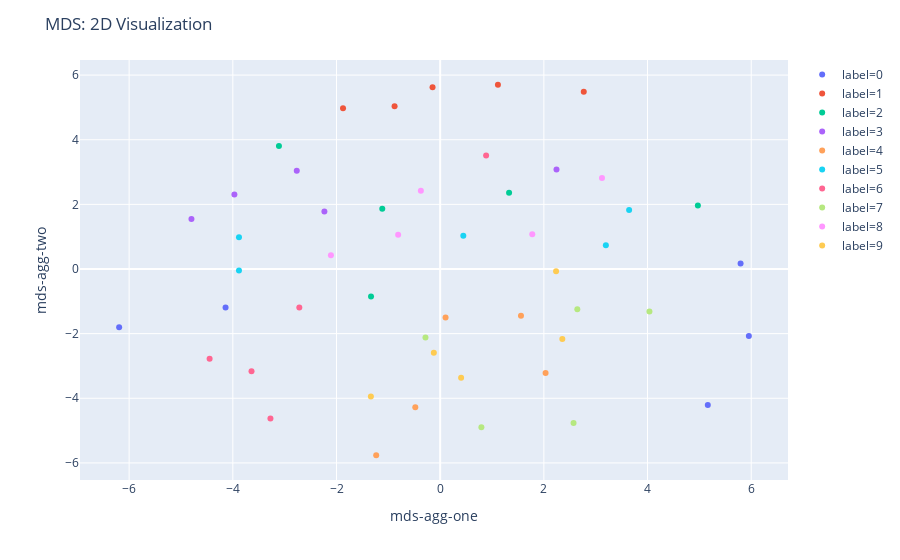

Source (notebook cell):
### Code cell
vis_2d(anchors_agg_df, 'mds-agg-one', 'mds-agg-two', 'label', 'MDS')

### Figure 1 — Plotly figure (JSON) as saved in the notebook; plotly's stock layout.template omitted (floating-point values rounded to 4 significant figures)
{"data": [{"hoverlabel": {"namelength": 0}, "hovertemplate": "label=0<br>mds-agg-one=%{x}<br>mds-agg-two=%{y}", "legendgroup": "label=0", "marker": {"color": "#636efa", "symbol": "circle"}, "mode": "markers", "name": "label=0", "showlegend": true, "type": "scatter", "x": [5.162, -6.193, 5.795, 5.954, -4.14], "xaxis": "x", "y": [-4.208, -1.801, 0.1666, -2.074, -1.191], "yaxis": "y"}, {"hoverlabel": {"namelength": 0}, "hovertemplate": "label=1<br>mds-agg-one=%{x}<br>mds-agg-two=%{y}", "legendgroup": "label=1", "marker": {"color": "#EF553B", "symbol": "circle"}, "mode": "markers", "name": "label=1", "showlegend": true, "type": "scatter", "x": [-1.874, 2.77, -0.8794, 1.114, -0.1474], "xaxis": "x", "y": [4.976, 5.486, 5.036, 5.701, 5.623], "yaxis": "y"}, {"hoverlabel": {"namelength": 0}, "hovertemplate": "label=2<br>mds-agg-one=%{x}<br>mds-agg-two=%{y}", "legendgroup": "label=2", "marker": {"color": "#00cc96", "symbol": "circle"}, "mode": "markers", "name": "label=2", "showlegend": true, "type": "scatter", "x": [-3.11, 1.329, -1.334, -1.117, 4.971], "xaxis": "x", "y": [3.807, 2.36, -0.8491, 1.863, 1.964], "yaxis": "y"}, {"hoverlabel": {"namelength": 0}, "hovertemplate": "label=3<br>mds-agg-one=%{x}<br>mds-agg-two=%{y}", "legendgroup": "label=3", "marker": {"color": "#ab63fa", "symbol": "circle"}, "mode": "markers", "name": "label=3", "showlegend": true, "type": "scatter", "x": [-2.233, -3.969, -2.766, -4.798, 2.244], "xaxis": "x", "y": [1.777, 2.309, 3.038, 1.549, 3.075], "yaxis": "y"}, {"hoverlabel": {"namelength": 0}, "hovertemplate": "label=4<br>mds-agg-one=%{x}<br>mds-agg-two=%{y}", "legendgroup": "label=4", "marker": {"color": "#FFA15A", "symbol": "circle"}, "mode": "markers", "name": "label=4", "showlegend": true, "type": "scatter", "x": [2.033, 0.1042, -0.48, 1.559, -1.234], "xaxis": "x", "y": [-3.22, -1.499, -4.279, -1.446, -5.763], "yaxis": "y"}, {"hoverlabel": {"namelength": 0}, "hovertemplate": "label=5<br>mds-agg-one=%{x}<br>mds-agg-two=%{y}", "legendgroup": "label=5", "marker": {"color": "#19d3f3", "symbol": "circle"}, "mode": "markers", "name": "label=5", "showlegend": true, "type": "scatter", "x": [-3.881, 3.196, 0.4462, -3.881, 3.645], "xaxis": "x", "y": [-0.04391, 0.7375, 1.031, 0.9855, 1.823], "yaxis": "y"}, {"hoverlabel": {"namelength": 0}, "hovertemplate": "label=6<br>mds-agg-one=%{x}<br>mds-agg-two=%{y}", "legendgroup": "label=6", "marker": {"color": "#FF6692", "symbol": "circle"}, "mode": "markers", "name": "label=6", "showlegend": true, "type": "scatter", "x": [-2.717, 0.8857, -3.274, -3.639, -4.448], "xaxis": "x", "y": [-1.19, 3.509, -4.626, -3.166, -2.775], "yaxis": "y"}, {"hoverlabel": {"namelength": 0}, "hovertemplate": "label=7<br>mds-agg-one=%{x}<br>mds-agg-two=%{y}", "legendgroup": "label=7", "marker": {"color": "#B6E880", "symbol": "circle"}, "mode": "markers", "name": "label=7", "showlegend": true, "type": "scatter", "x": [2.645, 0.7951, 4.037, 2.573, -0.2836], "xaxis": "x", "y": [-1.246, -4.9, -1.314, -4.767, -2.116], "yaxis": "y"}, {"hoverlabel": {"namelength": 0}, "hovertemplate": "label=8<br>mds-agg-one=%{x}<br>mds-agg-two=%{y}", "legendgroup": "label=8", "marker": {"color": "#FF97FF", "symbol": "circle"}, "mode": "markers", "name": "label=8", "showlegend": true, "type": "scatter", "x": [-2.108, 3.121, 1.777, -0.811, -0.3725], "xaxis": "x", "y": [0.4266, 2.818, 1.078, 1.058, 2.418], "yaxis": "y"}, {"hoverlabel": {"namelength": 0}, "hovertemplate": "label=9<br>mds-agg-one=%{x}<br>mds-agg-two=%{y}", "legendgroup": "label=9", "marker": {"color": "#FECB52", "symbol": "circle"}, "mode": "markers", "name": "label=9", "showlegend": true, "type": "scatter", "x": [2.236, 0.4039, -1.337, 2.356, -0.1222], "xaxis": "x", "y": [-0.07225, -3.368, -3.944, -2.167, -2.591], "yaxis": "y"}], "layout": {"legend": {"tracegroupgap": 0}, "margin": {"t": 60}, "title": {"text": "MDS: 2D Visualization"}, "xaxis": {"anchor": "y", "domain": [0, 1], "title": {"text": "mds-agg-one"}}, "yaxis": {"anchor": "x", "domain": [0, 1], "title": {"text": "mds-agg-two"}}}}
